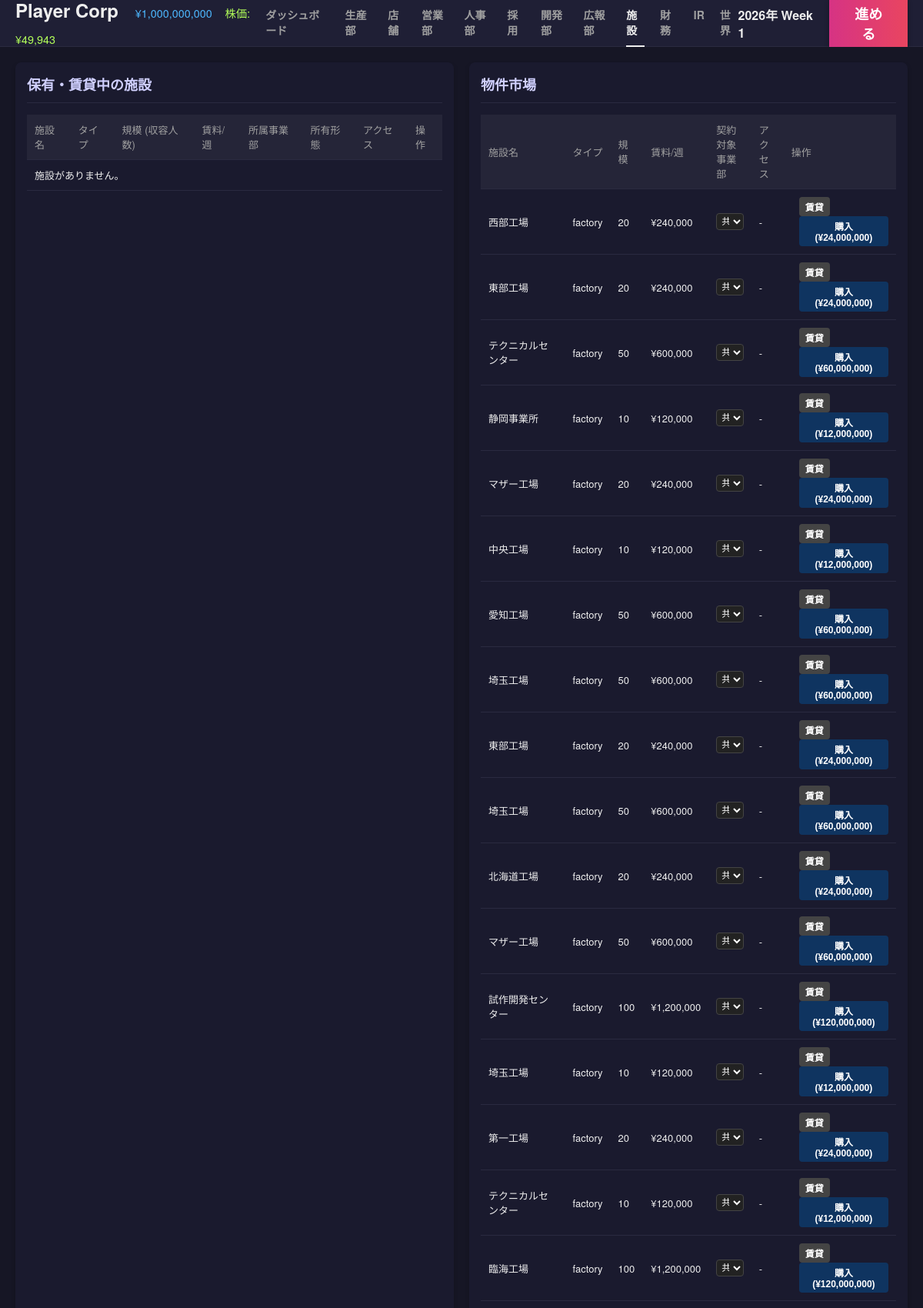
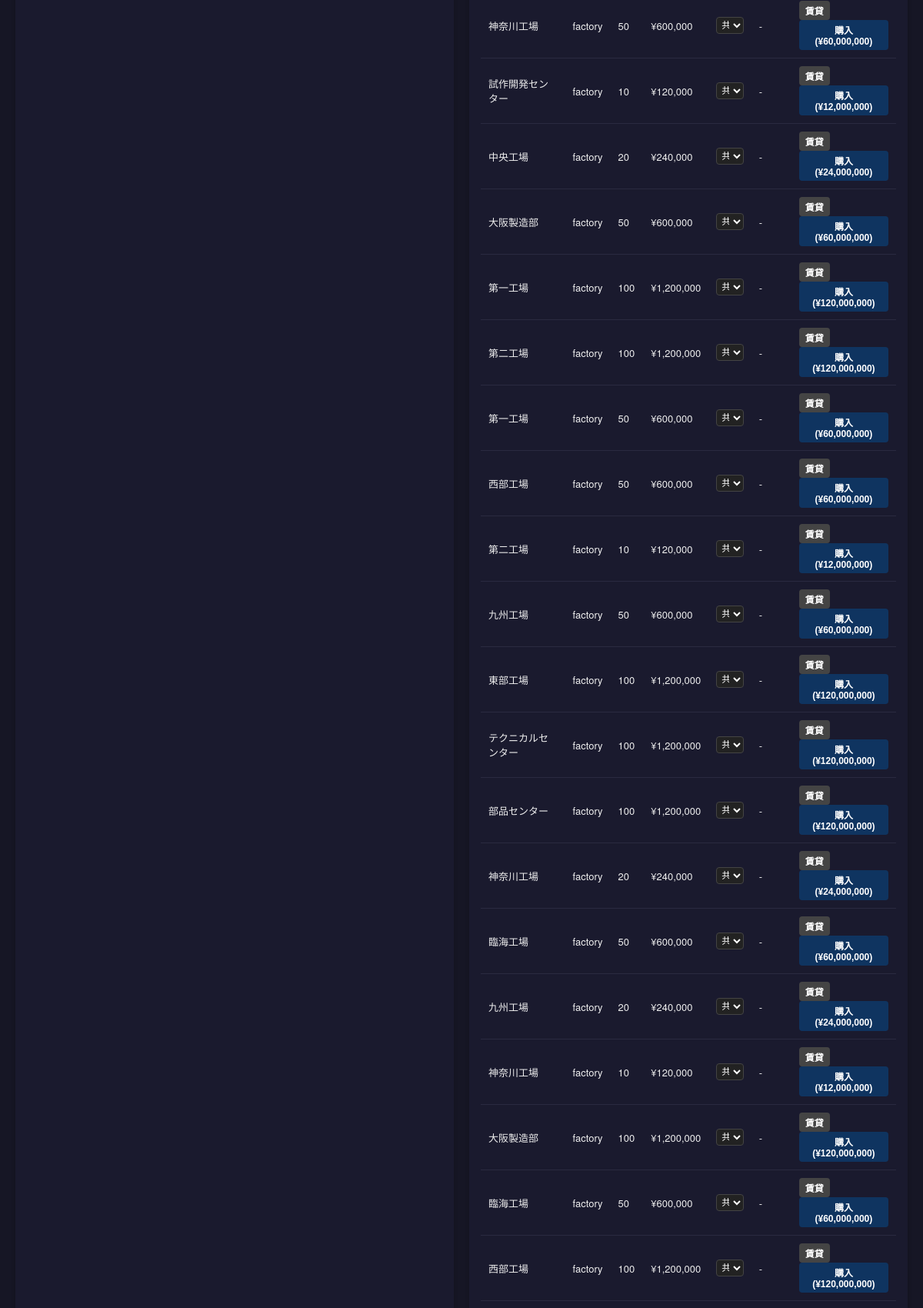
Page /facility (upper part) on the committed database (2 pictures, top to bottom).
### tables this page shows
CREATE TABLE companies (
            id INTEGER PRIMARY KEY AUTOINCREMENT,
            name TEXT,
            type TEXT, -- 'player', 'npc_maker', 'npc_retail', 'system_supplier'
            funds INTEGER,
            brand_power REAL DEFAULT 0,
            industry TEXT DEFAULT 'automotive',
            credit_rating INTEGER DEFAULT 50,
            dev_knowhow REAL DEFAULT 0,
            borrowing_limit INTEGER DEFAULT 0,
            is_active BOOLEAN DEFAULT 1,
            -- Supplier Traits
            trait_material_score REAL DEFAULT 3.0,
            trait_cost_multiplier REAL DEFAULT 1.0,
            part_category TEXT, -- 'engine', 'body', etc. for system_supplier
            
            -- Stock info
            listing_status TEXT DEFAULT 'private', -- 'private', 'public'
            stock_price INTEGER DEFAULT 50000,
            outstanding_shares INTEGER DEFAULT 20000,
            market_cap INTEGER DEFAULT 1000000000
        );

CREATE TABLE facilities (
            id INTEGER PRIMARY KEY AUTOINCREMENT,
            company_id INTEGER,
            division_id INTEGER, -- NULLなら共通施設(本社オフィス等)
            name TEXT,
            type TEXT, -- 'office', 'factory', 'store'
            size INTEGER, -- 収容人数
            rent INTEGER,
            access_score TEXT, -- 店舗用 S-D
            is_owned BOOLEAN DEFAULT 0,
            FOREIGN KEY(company_id) REFERENCES companies(id),
            FOREIGN KEY(division_id) REFERENCES divisions(id)
        );

### app.py (the view)
@app.route('/facility')
def facility():
    player = get_player_company()
    my_facilities = db.fetch_all("""
        SELECT f.*, d.name as division_name
        FROM facilities f
        LEFT JOIN divisions d ON f.division_id = d.id
        WHERE f.company_id = ?
    """, (player['id'],))
    market_facilities = db.fetch_all("SELECT * FROM facilities WHERE company_id IS NULL LIMIT 50")
    return render_template('facility.html', my_facilities=my_facilities, market_facilities=market_facilities, purchase_multiplier=gb.FACILITY_PURCHASE_MULTIPLIER)

### app.py (called while the page is built)
def get_player_company():
    res = db.fetch_one("SELECT * FROM companies WHERE type = 'player' LIMIT 1")
    return res

@app.context_processor
def inject_common_data():
    player = get_player_company()
    game_state = db.fetch_one("SELECT * FROM game_state")
    current_week = game_state['week'] if game_state else 0
    year = 2025 + (current_week - 1) // 52
    week_of_year = (current_week - 1) % 52 + 1
    date_str = f"{year}年 Week {week_of_year}"
    player_divisions = []
    if player:
        player_divisions = db.fetch_all("SELECT * FROM divisions WHERE company_id = ?", (player['id'],))
    header_caps = None
    if player:
        header_caps = sim.calculate_capabilities(player['id'])
    return dict(
        player=player,
        current_week=current_week,
        date_str=date_str,
        active_page=request.endpoint,
        header_caps=header_caps,
        npc_scale=gb.NPC_SCALE_FACTOR,
        player_divisions=player_divisions
    )

### database.py (called while the page is built)
    def get_connection(self):
        if hasattr(self._local, 'connection') and self._local.connection:
            return self._local.connection, False  # (conn, should_close)
        conn = sqlite3.connect(self.db_path)
        conn.row_factory = sqlite3.Row
        return conn, True

    def _execute(self, query, params, fetch_mode=None):
        conn, should_close = self.get_connection()
        try:
            cursor = conn.cursor()
            cursor.execute(query, params)
            if fetch_mode == 'one':
                return cursor.fetchone()
            elif fetch_mode == 'all':
                return cursor.fetchall()
            else:
                if should_close:
                    conn.commit()
                return cursor.lastrowid
        except:
            if should_close:
                conn.rollback()
            raise
        finally:
            if should_close:
                conn.close()

    def fetch_one(self, query, params=()):
        return self._execute(query, params, fetch_mode='one')

    def fetch_all(self, query, params=()):
        return self._execute(query, params, fetch_mode='all')

### templates/facility.html (shortened to what this page needs)
{% extends "base.html" %}
{% block content %}
<div class="dashboard-grid">
    <div class="card card-large">
        <div class="card-header">
            <h2>保有・賃貸中の施設</h2>
        </div>
        <div class="card-body">
            <table class="data-table">
                <thead>
                    <tr>
                        <th>施設名</th>
                        <th>タイプ</th>
                        <th>規模 (収容人数)</th>
                        <th>賃料/週</th>
                        <th>所属事業部</th>
                        <th>所有形態</th>
                        <th>アクセス</th>
                        <th>操作</th>
                    </tr>
                </thead>
                <tbody>
                    {% for fac in my_facilities %}
                    <tr>
                        <td>{{ fac.name }}</td>
                        <td>{{ fac.type }}</td>
                        <td>{{ fac.size }}</td>
                        <td>¥{{ "{:,}".format(fac.rent) }}</td>
                        <td>{{ fac.division_name if fac.division_name else '共通部門 (本社)' }}</td>
                        <td>{{ '自社所有' if fac.is_owned else '賃貸' }}</td>
                        <td>{{ fac.access_score if fac.access_score else '-' }}</td>
                        <td>
                            <form action="{{ url_for('facility_release') }}" method="post">
                                <input type="hidden" name="facility_id" value="{{ fac.id }}">
                                {% if fac.is_owned %}
                                    {% set sell_price = (fac.rent * purchase_multiplier * 0.8)|int %}
                                    <button type="submit" name="action" value="sell" class="btn btn-small btn-primary" onclick="return confirm('本当に売却しますか？\n売却額: ¥{{ '{:,}'.format(sell_price) }}')">売却 (¥{{ "{:,}".format(sell_price) }})</button>
                                {% else %}
                                    <button type="submit" name="action" value="cancel" class="btn btn-small btn-danger" onclick="return confirm('本当に解約しますか？')">解約</button>
                                {% endif %}
                            </form>
                        </td>
                    </tr>
                    {% else %}
                    <tr><td colspan="8">施設がありません。</td></tr>
                    {% endfor %}
                </tbody>
            </table>
        </div>
    </div>
    <div class="card card-large">
        <div class="card-header">
            <h2>物件市場</h2>
        </div>
        <div class="card-body">
            <table class="data-table">
                <thead>
                    <tr>
                        <th>施設名</th>
                        <th>タイプ</th>
                        <th>規模</th>
                        <th>賃料/週</th>
                        <th>契約対象事業部</th>
                        <th>アクセス</th>
                        <th>操作</th>
                    </tr>
                </thead>
                <tbody>
                    {% for fac in market_facilities %}
                    <tr>
                        <td>{{ fac.name }}</td>
                        <td>{{ fac.type }}</td>
                        <td>{{ fac.size }}</td>
                        <td>¥{{ "{:,}".format(fac.rent) }}</td>
                        <form action="{{ url_for('facility_contract') }}" method="post">
                        <td>
                            <select name="division_id" class="form-control" style="padding: 2px; font-size: 12px;">
                                <option value="">共通部門 (本社)</option>
                            </select>
                        </td>
                        <td>{{ fac.access_score if fac.access_score else '-' }}</td>
                        <td>
                                {% set buy_price = (fac.rent * purchase_multiplier)|int %}
                                <button type="submit" name="action" value="rent" class="btn btn-small btn-secondary">賃貸</button>
                                <button type="submit" name="action" value="buy" class="btn btn-small btn-primary" onclick="return confirm('購入しますか？\n価格: ¥{{ '{:,}'.format(buy_price) }}')">購入 (¥{{ "{:,}".format(buy_price) }})</button>
                        </td>
                        </form>
                    </tr>
                    {% endfor %}
                </tbody>
            </table>
        </div>
    </div>
</div>
{% endblock %}

### templates/base.html (shortened to what this page needs)
<!DOCTYPE html>
<html lang="ja">
<head>
    <link rel="stylesheet" href="{{ url_for('static', filename='css/style.css') }}">
</head>
<body>
    <div class="app-container">
        <header class="top-bar">
            <div class="logo-area tooltip-container">
                <h1>
                    {% if player %}
                    <span style="font-size: 0.6em; color: #4db8ff; margin-left: 15px; font-weight: normal;">¥{{ "{:,}".format(player.funds|int) }}</span>
                    {% if player.stock_price %}
                    <span style="font-size: 0.6em; color: #b2ff59; margin-left: 10px; font-weight: normal;">株価: ¥{{ "{:,}".format(player.stock_price) }}</span>
                    {% endif %}
                    {% endif %}
                </h1>
            </div>
            <nav class="top-nav">
                <a href="{{ url_for('dashboard') }}" class="{{ 'active' if active_page == 'dashboard' else '' }}">ダッシュボード</a>
                <a href="{{ url_for('production') }}" class="{{ 'active' if active_page == 'production' else '' }}">生産部</a>
                <a href="{{ url_for('store') }}" class="{{ 'active' if active_page == 'store' else '' }}">店舗</a>
                <a href="{{ url_for('sales') }}" class="{{ 'active' if active_page == 'sales' else '' }}">営業部</a>
                <a href="{{ url_for('hr') }}" class="{{ 'active' if active_page == 'hr' else '' }}">人事部</a>
                <a href="{{ url_for('hire_page') }}" class="{{ 'active' if active_page == 'hire_page' else '' }}">採用</a>
                <a href="{{ url_for('dev') }}" class="{{ 'active' if active_page == 'dev' else '' }}">開発部</a>
                <a href="{{ url_for('pr') }}" class="{{ 'active' if active_page == 'pr' else '' }}">広報部</a>
                <a href="{{ url_for('facility') }}" class="{{ 'active' if active_page == 'facility' else '' }}">施設</a>
                <a href="{{ url_for('finance') }}" class="{{ 'active' if active_page == 'finance' else '' }}">財務</a>
                <a href="{{ url_for('ir') }}" class="{{ 'active' if active_page == 'ir' else '' }}">IR</a>
                <a href="{{ url_for('world') }}" class="{{ 'active' if active_page == 'world' else '' }}">世界</a>
            </nav>
            <div class="action-area">
                <div class="date-display">{{ date_str }}</div>
                <form action="{{ url_for('next_week') }}" method="post">
                    <button type="submit" class="btn-next-week">進める</button>
                </form>
            </div>
        </header>
        <main class="main-content">
            {% block content %}{% endblock %}
        </main>
    </div>
</body>
</html>

### static/css/style.css (style rules this page uses)
:root { --bg-dark: #161625; --bg-panel: #1a1a2e; --bg-header: #1f1f35; --accent-pink: #e94560; --accent-blue: #0f3460; --text-main: #eeeeee; --text-muted: #a0a0a0; --border-color: #2a2a40; --font-family: "Helvetica Neue", Arial, "Hiragino Kaku Gothic ProN", "Hiragino Sans", Meiryo, sans-serif; }
body { margin: 0; padding: 0; background-color: var(--bg-dark); color: var(--text-main); font-family: var(--font-family); font-size: 14px; overflow: hidden; }
a { text-decoration: none; color: inherit; }
.app-container { display: flex; flex-direction: column; height: 100vh; }
.top-bar { height: 60px; background-color: var(--bg-header); display: flex; align-items: center; padding: 0 20px; border-bottom: 1px solid var(--border-color); justify-content: space-between; }
.logo-area h1 { font-size: 24px; font-weight: bold; margin: 0; }
.top-nav { display: flex; gap: 20px; }
.top-nav a { color: var(--text-muted); font-weight: bold; padding: 10px 0; border-bottom: 3px solid transparent; transition: all 0.2s; }
.top-nav a:hover, .top-nav a.active { color: var(--text-main); border-bottom-color: var(--text-main); }
.action-area { display: flex; align-items: center; gap: 20px; }
.date-display { font-size: 16px; font-weight: bold; }
.btn-next-week { background: linear-gradient(90deg, #d63384, #e94560); color: white; border: none; padding: 10px 30px; border-radius: 5px; font-size: 18px; font-weight: bold; cursor: pointer; box-shadow: 0 4px 6px rgba(0,0,0,0.3); transition: transform 0.1s; }
.main-content { flex: 1; padding: 20px; overflow-y: auto; background-color: var(--bg-dark); }
.dashboard-grid { display: grid; grid-template-columns: repeat(4, 1fr); gap: 20px; }
.card { background-color: var(--bg-panel); border-radius: 8px; padding: 15px; box-shadow: 0 4px 6px rgba(0,0,0,0.2); display: flex; flex-direction: column; }
.card-large { grid-column: span 2; }
.card-header h2 { font-size: 18px; color: #d0d0ff; margin-top: 0; margin-bottom: 15px; border-bottom: 1px solid var(--border-color); padding-bottom: 10px; }
.card-body { flex: 1; display: flex; flex-direction: column; gap: 10px; }
.btn { padding: 8px 16px; border-radius: 4px; border: none; cursor: pointer; font-weight: bold; margin-left: 10px; }
.btn-secondary { background-color: #444; color: white; }
.btn-primary { background-color: var(--accent-blue); color: white; }
.btn-small { padding: 4px 8px; font-size: 12px; }
.data-table { width: 100%; border-collapse: collapse; font-size: 13px; }
.data-table th, .data-table td { padding: 10px; text-align: left; border-bottom: 1px solid var(--border-color); }
.data-table th { background-color: #252538; color: var(--text-muted); font-weight: normal; position: relative; }
.form-control { width: 100%; padding: 10px; border-radius: 4px; border: 1px solid #444; background-color: #222; color: white; font-size: 16px; box-sizing: border-box; }
.tooltip-container { position: relative; cursor: help; }

### rows in the picture
companies: funds "1,000,000,000", stock_price "49,943"
facilities: name "西部工場", type "factory", size "20", rent "240,000", access_score "-", buy_price "24,000,000"
facilities: name "東部工場", type "factory", size "20", rent "240,000", access_score "-", buy_price "24,000,000"
facilities: name "テクニカルセンター", type "factory", size "50", rent "600,000", access_score "-", buy_price "60,000,000"
facilities: name "静岡事業所", type "factory", size "10", rent "120,000", access_score "-", buy_price "12,000,000"
facilities: name "マザー工場", type "factory", size "20", rent "240,000", access_score "-", buy_price "24,000,000"
facilities: name "中央工場", type "factory", size "10", rent "120,000", access_score "-", buy_price "12,000,000"
facilities: name "愛知工場", type "factory", size "50", rent "600,000", access_score "-", buy_price "60,000,000"
facilities: name "埼玉工場", type "factory", size "50", rent "600,000", access_score "-", buy_price "60,000,000"
facilities: name "東部工場", type "factory", size "20", rent "240,000", access_score "-", buy_price "24,000,000"
facilities: name "埼玉工場", type "factory", size "50", rent "600,000", access_score "-", buy_price "60,000,000"
facilities: name "北海道工場", type "factory", size "20", rent "240,000", access_score "-", buy_price "24,000,000"
facilities: name "マザー工場", type "factory", size "50", rent "600,000", access_score "-", buy_price "60,000,000"
facilities: name "試作開発センター", type "factory", size "100", rent "1,200,000", access_score "-", buy_price "120,000,000"
facilities: name "埼玉工場", type "factory", size "10", rent "120,000", access_score "-", buy_price "12,000,000"
facilities: name "第一工場", type "factory", size "20", rent "240,000", access_score "-", buy_price "24,000,000"
facilities: name "テクニカルセンター", type "factory", size "10", rent "120,000", access_score "-", buy_price "12,000,000"
facilities: name "臨海工場", type "factory", size "100", rent "1,200,000", access_score "-", buy_price "120,000,000"
facilities: name "神奈川工場", type "factory", size "50", rent "600,000", access_score "-", buy_price "60,000,000"
facilities: name "試作開発センター", type "factory", size "10", rent "120,000", access_score "-", buy_price "12,000,000"
facilities: name "中央工場", type "factory", size "20", rent "240,000", access_score "-", buy_price "24,000,000"
facilities: name "大阪製造部", type "factory", size "50", rent "600,000", access_score "-", buy_price "60,000,000"
facilities: name "第一工場", type "factory", size "100", rent "1,200,000", access_score "-", buy_price "120,000,000"
facilities: name "第二工場", type "factory", size "100", rent "1,200,000", access_score "-", buy_price "120,000,000"
facilities: name "第一工場", type "factory", size "50", rent "600,000", access_score "-", buy_price "60,000,000"
facilities: name "西部工場", type "factory", size "50", rent "600,000", access_score "-", buy_price "60,000,000"
facilities: name "第二工場", type "factory", size "10", rent "120,000", access_score "-", buy_price "12,000,000"
facilities: name "九州工場", type "factory", size "50", rent "600,000", access_score "-", buy_price "60,000,000"
facilities: name "東部工場", type "factory", size "100", rent "1,200,000", access_score "-", buy_price "120,000,000"
facilities: name "テクニカルセンター", type "factory", size "100", rent "1,200,000", access_score "-", buy_price "120,000,000"
facilities: name "部品センター", type "factory", size "100", rent "1,200,000", access_score "-", buy_price "120,000,000"
facilities: name "神奈川工場", type "factory", size "20", rent "240,000", access_score "-", buy_price "24,000,000"
facilities: name "臨海工場", type "factory", size "50", rent "600,000", access_score "-", buy_price "60,000,000"
facilities: name "九州工場", type "factory", size "20", rent "240,000", access_score "-", buy_price "24,000,000"
facilities: name "神奈川工場", type "factory", size "10", rent "120,000", access_score "-", buy_price "12,000,000"
facilities: name "大阪製造部", type "factory", size "100", rent "1,200,000", access_score "-", buy_price "120,000,000"
facilities: name "臨海工場", type "factory", size "50", rent "600,000", access_score "-", buy_price "60,000,000"
facilities: name "西部工場", type "factory", size "100", rent "1,200,000", access_score "-", buy_price "120,000,000"

### other values in the picture
{{ date_str }} "2026年 Week 1"
